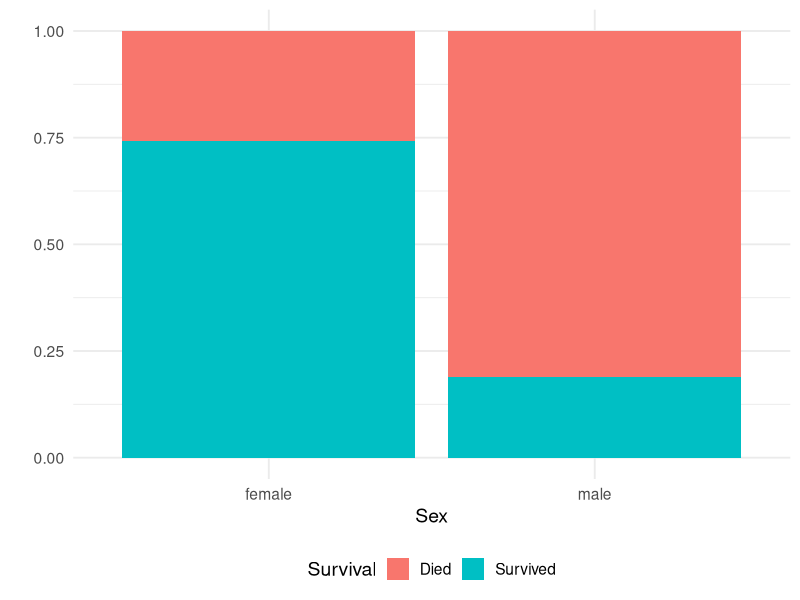
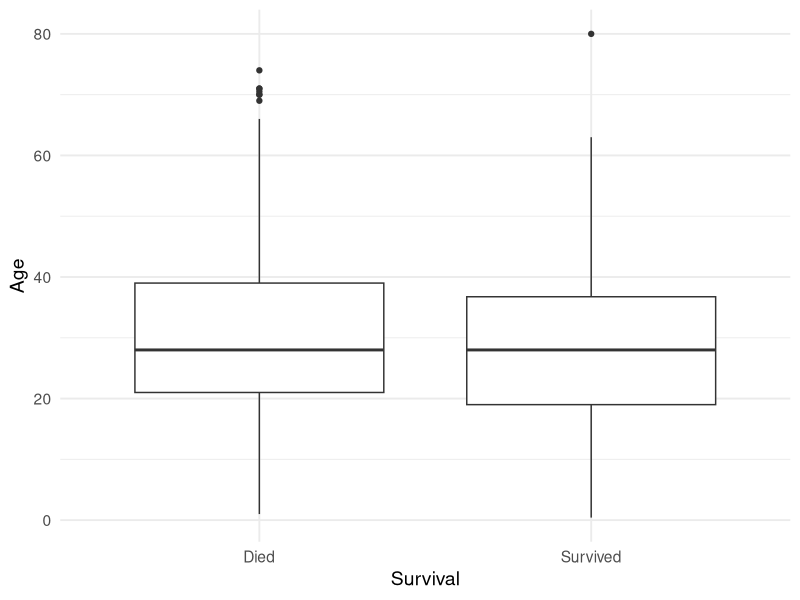
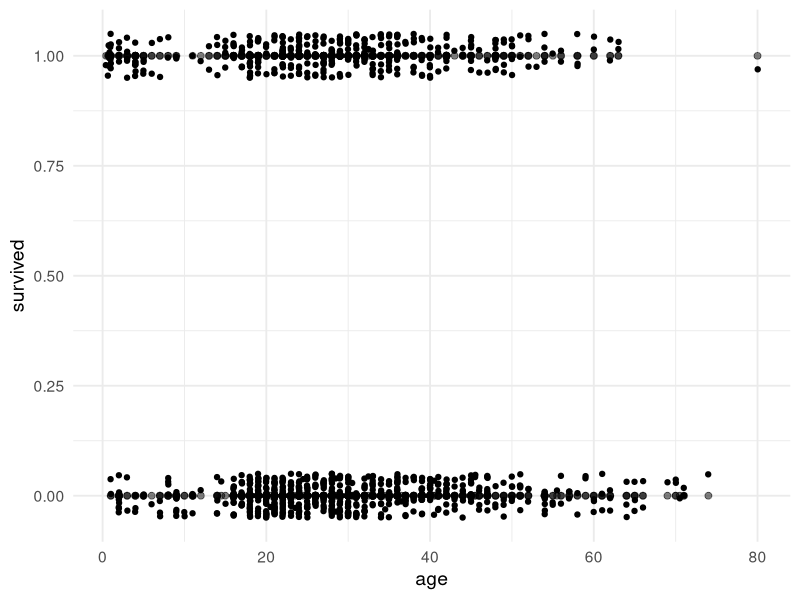
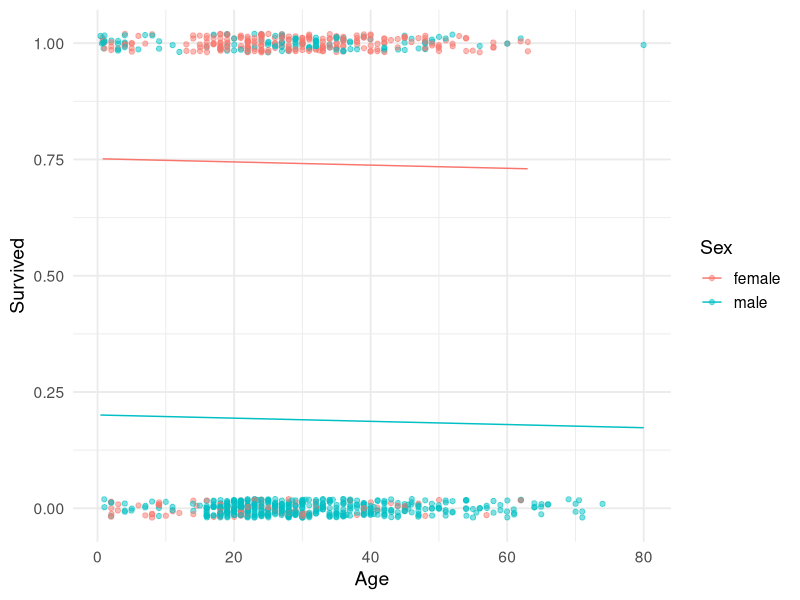
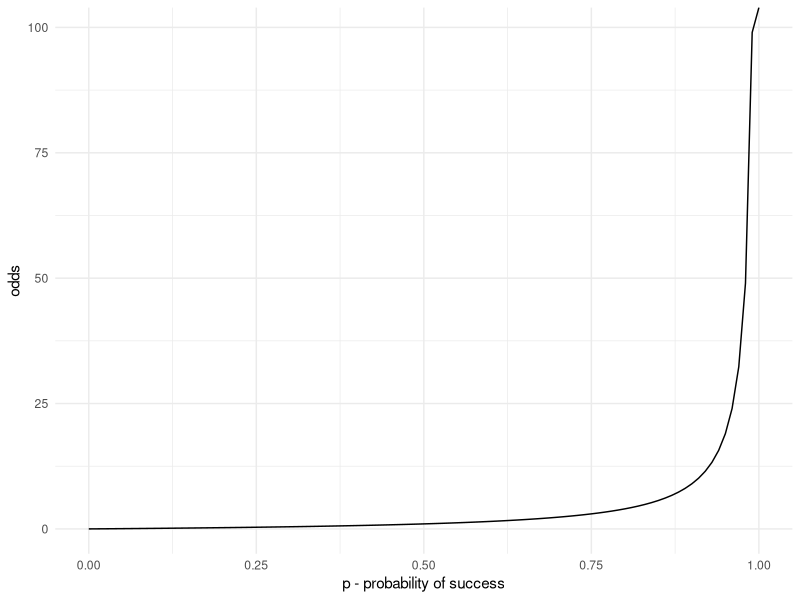
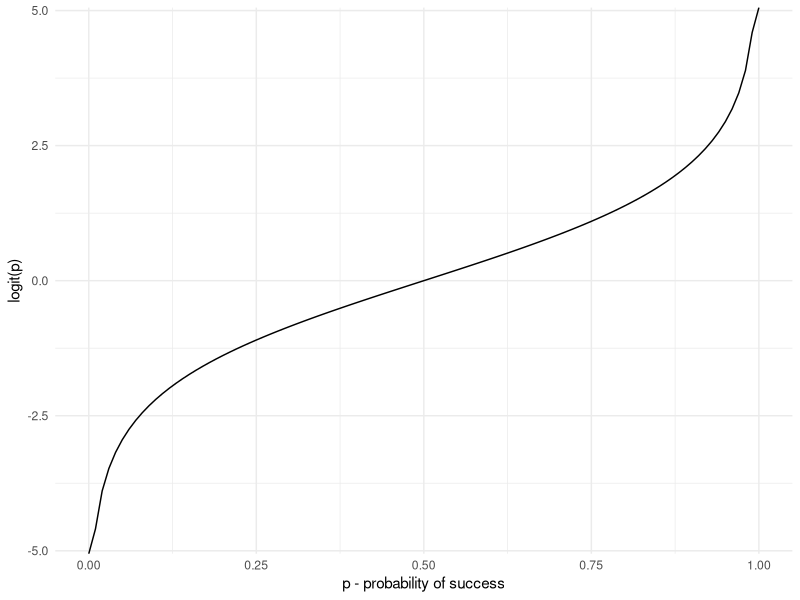
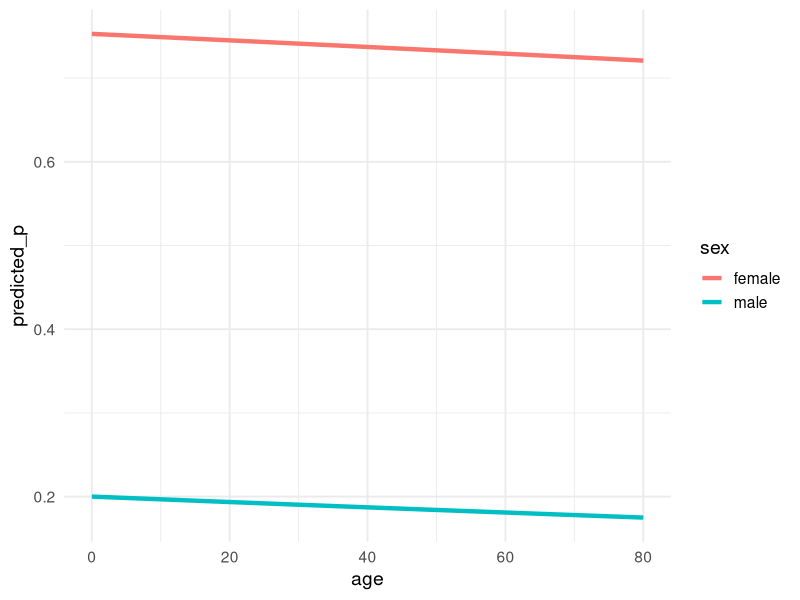
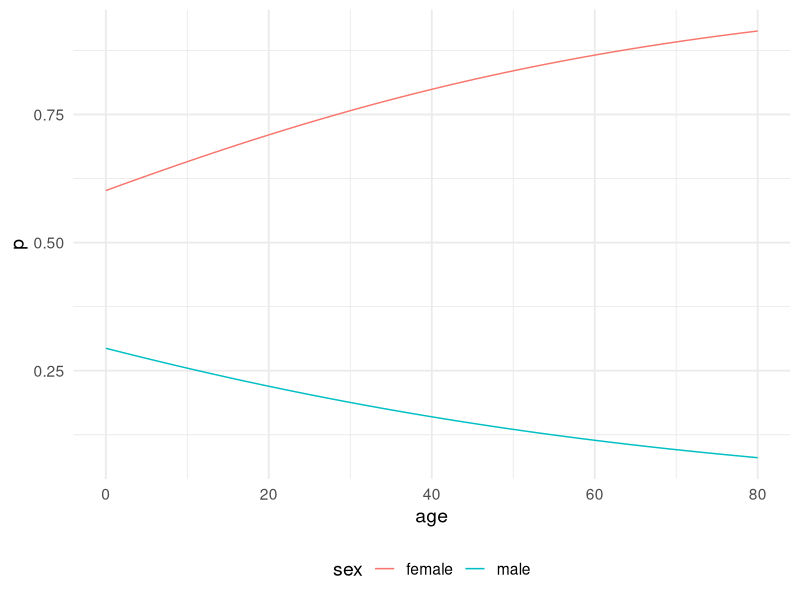

These figures' R source, in order:
## ---- chunk 1
knitr::opts_chunk$set(echo = TRUE, message = FALSE, warning = FALSE,
                      comment = "#>", highlight = TRUE, error = TRUE,
                      fig.align = "center")
## ---- chunk 2
library(tidyverse)
library(broom)
## ---- chunk 3
titanic <- read_csv("data/titanic.csv")
## ---- chunk 4
glimpse(titanic)
## ---- chunk 5
titanic %>%
  mutate(Survival = if_else(survived == 1, "Survived", "Died")) %>%
  ggplot(aes(x = sex, fill = Survival)) +
  geom_bar(position = "fill") + 
  theme_minimal(base_size = 14) +
  theme(legend.position = "bottom") +
  labs(x = "Sex", y = "")
## ---- chunk 6
titanic %>%
  mutate(Survival = if_else(survived == 1, "Survived", "Died")) %>%
  ggplot(aes(x = Survival, y = age)) +
  geom_boxplot() +
  theme_minimal(base_size = 14) +
  labs(y = "Age")
## ---- chunk 7
titanic %>% 
  ggplot(aes(x = age, y = survived)) +
  geom_point(size = 2, alpha = 0.5) +
  geom_jitter(height = 0.05) +
  theme_minimal(base_size = 14)
## ---- chunk 8
lm_survival <- lm(survived ~ age + sex, data = titanic)
tidy(lm_survival)
## ---- chunk 9
ggplot(titanic, aes(x = age, y = survived, color = sex)) + 
  geom_jitter(height = 0.02, alpha = .5) +
  geom_line(data = augment(lm_survival), 
            aes(x = age, y = .fitted, color = sex)) +
  labs(x = "Age", y = "Survived", color = "Sex") +
  theme_minimal(base_size = 14)
## ---- chunk 10
ggplot() +
  geom_function(fun = ~ .x / (1 - .x)) +
  xlim(0, 1) +
  theme_minimal() +
  labs(x = "p - probability of success", y = "odds")
## ---- chunk 11
ggplot() +
  geom_function(fun = ~ log(.x / (1 - .x))) +
  xlim(0, 1) +
  theme_minimal() +
  labs(x = "p - probability of success", y = "logit(p)")
## ---- chunk 12
log_mod <- glm(survived ~ sex + age, data = titanic, family = "binomial")
tidy(log_mod)
## ---- chunk 13
augment(log_mod)
## ---- chunk 14
tidy(log_mod) %>% 
  mutate(estimate_odds = exp(estimate)) %>% 
  select(term, estimate, estimate_odds)
## ---- chunk 15
tibble(
  age = rep(0:80, times = 2),
  sex = rep(c("male", "female"), each = 81)
) %>% 
  augment(log_mod, newdata = .) %>% 
  mutate(predicted_p = exp(.fitted) / (1 + exp(.fitted))) %>% 
  ggplot(aes(x = age, y = predicted_p, color = sex)) +
  geom_line(size = 1.5) +
  theme_minimal(base_size = 14)
## ---- chunk 16
logit_mod_2 <- glm(survived ~ sex * age, data = titanic, family = "binomial")

tibble(
  age = rep(0:80, times = 2),
  sex = rep(c("male", "female"), each = 81)
  ) %>% 
  augment(logit_mod_2, newdata = .) %>% 
  mutate(p = exp(.fitted) / (1 + exp(.fitted))) %>% 
  ggplot(aes(x = age, y = p, color = sex)) +
  geom_line() +
  theme_minimal(base_size = 14) +
  theme(legend.position = "bottom")
## ---- chunk 17
logit_mod_3 <- glm(survived ~ sex * age + factor(pclass), data = titanic, 
                   family = "binomial")
tidy(logit_mod_3)
## ---- chunk 18
tibble(
  age    = 33,
  sex    = "male",
  pclass = c(1, 2, 3)
) %>% 
  augment(logit_mod_3, newdata = .) %>% 
  mutate(p = exp(.fitted) / (1 + exp(.fitted)))
